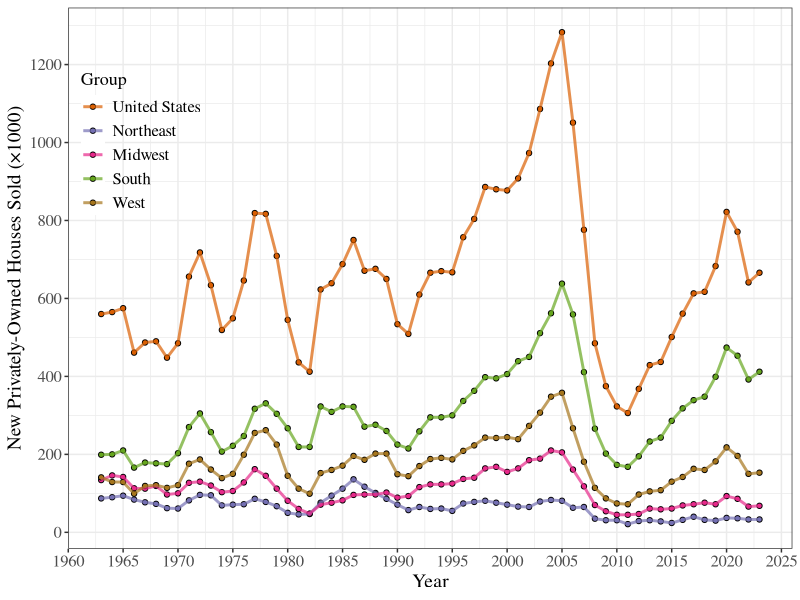
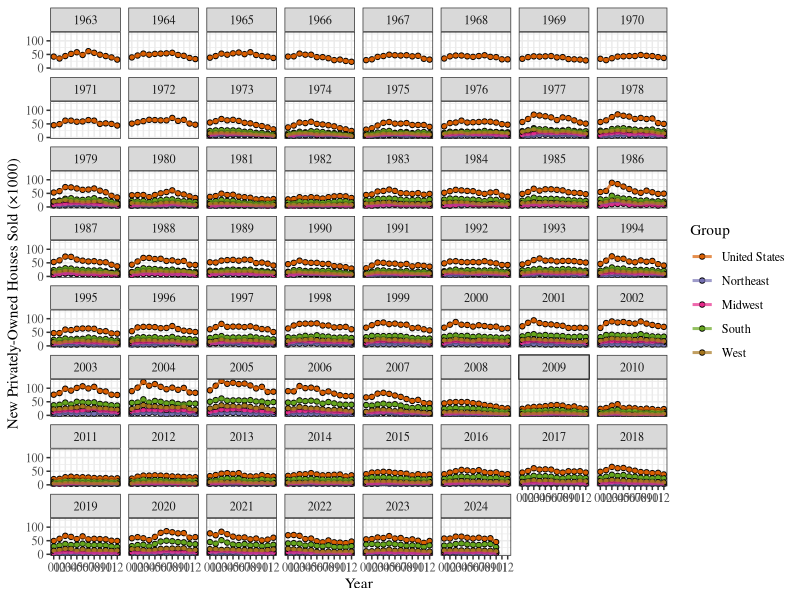
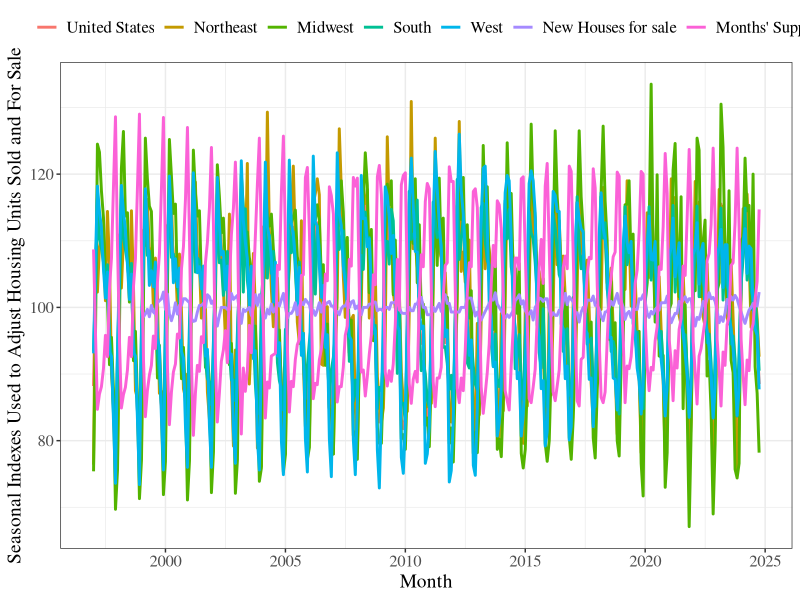
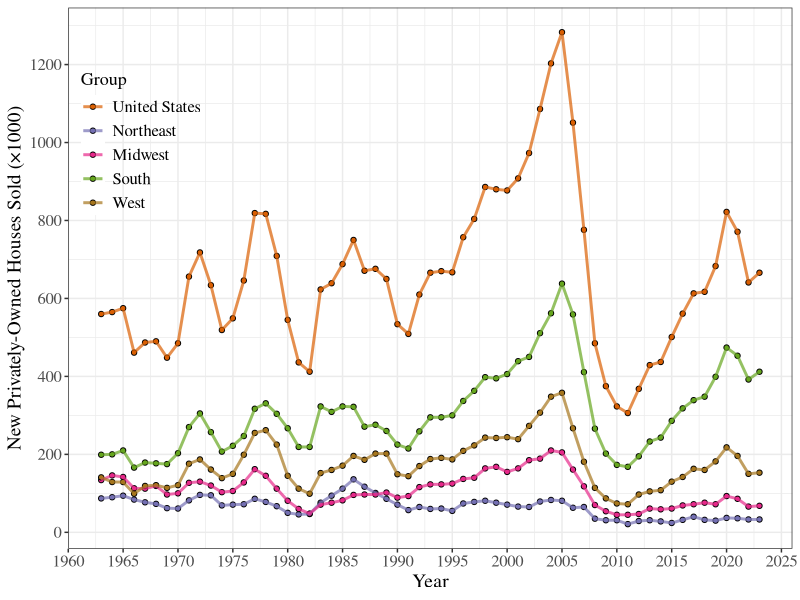
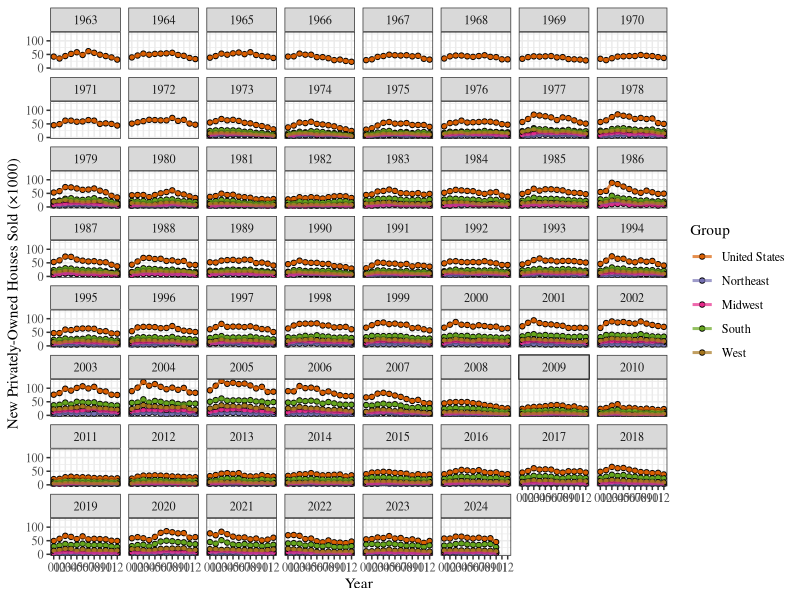
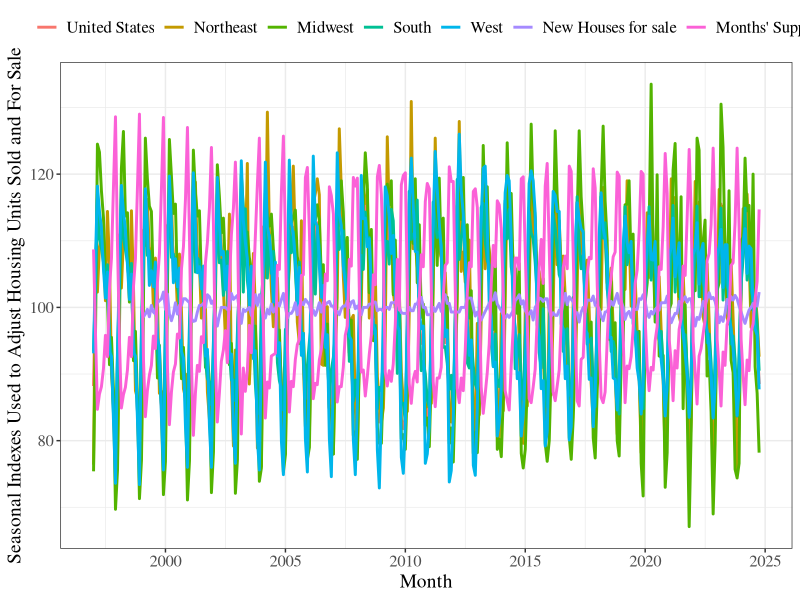

R code for these plots, in order:
library(readxl)
library(ggplot2)
library(reshape2)

# 数据读取
df<-read_xlsx("data sold_cust.xlsx",na="(NA)",sheet = "Sheet1")

# 数据清洗
df1<-na.omit(melt(df,id.vars="Year"))

# 绘图
# 总的
p1<-ggplot(df1,aes(x=Year,y=value,fill = variable))+
  geom_point(shape=21,size=1.5)+
  geom_line(aes(group = variable,color=variable),linewidth=1,alpha=0.7)+
  scale_fill_manual(name="Group",values = c("#D95F02","#7570B3","#E7298A","#66A61E","#A6761D"))+
  scale_color_manual(name="Group",values = c("#D95F02","#7570B3","#E7298A","#66A61E","#A6761D"))+
  scale_x_continuous(breaks = seq(1960,2025,by=5))+
  scale_y_continuous(breaks = seq(0,1200,by=200))+
  theme_bw()+
  labs(x="Year",y="New Privately-Owned Houses Sold (×1000)")+
  theme(text = element_text(family = "serif"),
        axis.title = element_text(size=14),
        axis.text = element_text(size=12),
        legend.position = c(0.1,0.75),
        legend.background = element_blank(),
        legend.title = element_text(size=13),
        legend.text = element_text(size=12))
p1 # 查看图片
ggsave("p5.png",plot = p1,width = 8.03*3,height = 4.19*3,units = "cm") # 保存图片

################# sheet 2
# 数据读取
df<-read_xlsx("data sold_cust.xlsx",na="(NA)",sheet = "Sheet2")
df$Month<-as.Date(df$Month)

df$year<-format(df$Month,"%Y")
df$year<-as.factor(df$year)
df$Month<-format(df$Month,"%m")

# 数据清洗
df1<-na.omit(melt(df,id.vars=c("Month","year")))

# 绘图
# 总的
p2<-ggplot(df1,aes(x=Month,y=value,fill = variable))+
  geom_point(shape=21,size=1.5)+
  geom_line(aes(group = variable,color=variable),linewidth=1,alpha=0.7)+
  scale_fill_manual(name="Group",values = c("#D95F02","#7570B3","#E7298A","#66A61E","#A6761D"))+
  scale_color_manual(name="Group",values = c("#D95F02","#7570B3","#E7298A","#66A61E","#A6761D"))+
  # scale_x_continuous(breaks = seq(1960,2025,by=5))+
  # scale_y_continuous(breaks = seq(0,1200,by=200))+
  facet_wrap(year~.)+
  theme_bw()+
  labs(x="Year",y="New Privately-Owned Houses Sold (×1000)")+
  theme(text = element_text(family = "serif"))
p2 # 查看图片
ggsave("p6.png",plot = p2,width = 16*3,height = 9.3*3,units = "cm") # 保存图片


################ Sheet3 ####################
# 设置工作路径
setwd("E:/R-language/202502/250219-科研绘图-双y轴/")

# 数据读取
df<-read_xlsx("data sold_cust.xlsx",na="(NA)",sheet = "Sheet3")
df$Month<-as.Date(df$Month)

# 数据划分
df1<-melt(df,id.vars = "Month")

# 绘图
ggplot(df1,aes(x=Month,y=value,color=variable))+
  geom_line(aes(group=variable),size=1)+
  scale_x_date(breaks = seq(as.Date("1990-01-01"),
                            as.Date("2025-01-01"),
                            by="5 years"),
               date_labels = "%Y")+
  scale_y_continuous(name = "Seasonal Indexes Used to Adjust Housing Units Sold and For Sale")+
  theme_bw()+
  guides(color=guide_legend(nrow = 1))+
  theme(text = element_text(family = "serif"),
        axis.title = element_text(size=14),
        axis.text = element_text(size=12),
        legend.position = "top",
        legend.background = element_blank(),
        legend.title = element_blank(),
        legend.text = element_text(size=12))->p3
p3
ggsave("p7.svg",plot = p3,width = 12.6*3,height = 4.67*3,units = "cm") # 保存图片
